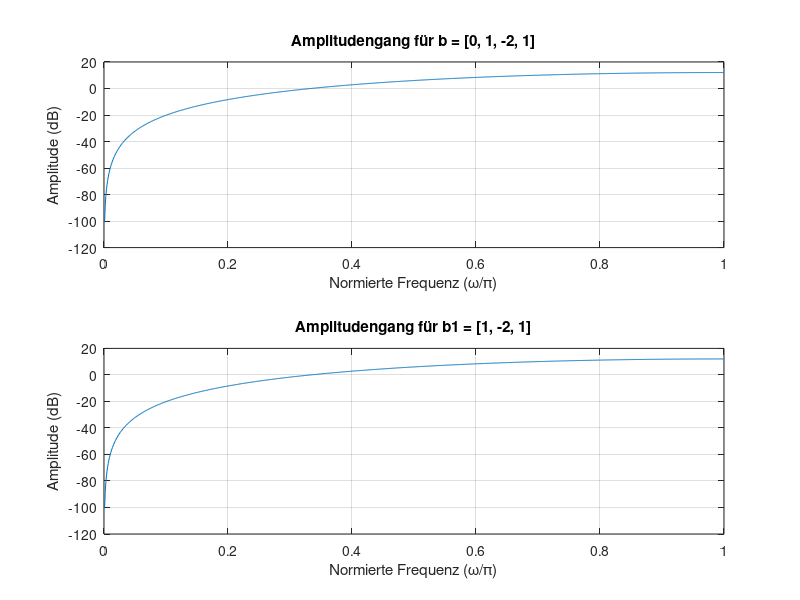

The MATLAB source for this figure:
% MATLAB-Skript zum Plotten des Amplitudengangs
% b-Koeffizienten
b = [0, 1, -2, 1];
b1 = [1, -2, 1];

% a-Koeffizienten (Standardwert für ein FIR-System)
a = 1;

% Berechnung der Frequenzantwort
[H, w] = freqz(b, a, 1024);
[H1, w1] = freqz(b1, a, 1024);

% Plot des Amplitudengangs
figure;

% Plot für die ersten b-Koeffizienten
subplot(2, 1, 1);
plot(w/pi, 20*log10(abs(H)));
grid on;
title('Amplitudengang für b = [0, 1, -2, 1]');
xlabel('Normierte Frequenz (\omega/\pi)');
ylabel('Amplitude (dB)');

% Plot für die zweiten b1-Koeffizienten
subplot(2, 1, 2);
plot(w1/pi, 20*log10(abs(H1)));
grid on;
title('Amplitudengang für b1 = [1, -2, 1]');
xlabel('Normierte Frequenz (\omega/\pi)');
ylabel('Amplitude (dB)');